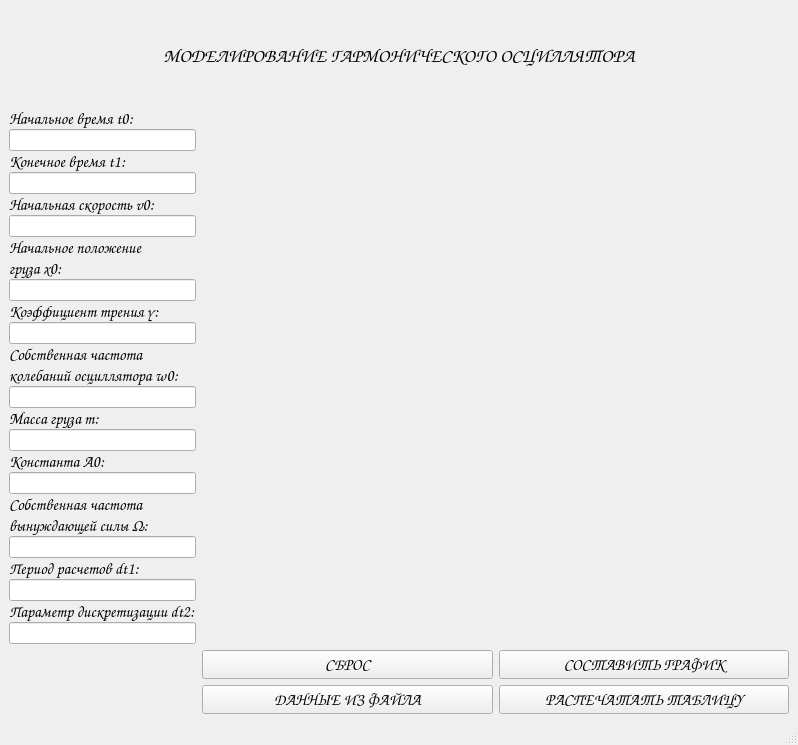
<?xml version="1.0" encoding="UTF-8"?>
<ui version="4.0">
 <class>MainWindow</class>
 <widget class="QMainWindow" name="MainWindow">
  <property name="geometry">
   <rect>
    <x>0</x>
    <y>0</y>
    <width>798</width>
    <height>745</height>
   </rect>
  </property>
  <property name="windowTitle">
   <string>MainWindow</string>
  </property>
  <widget class="QWidget" name="centralwidget">
   <layout class="QGridLayout" name="gridLayout" columnstretch="1,5">
    <item row="1" column="0">
     <layout class="QVBoxLayout" name="verticalLayout_input_fields">
      <property name="spacing">
       <number>0</number>
      </property>
      <item>
       <layout class="QVBoxLayout" name="verticalLayout_t0">
        <property name="spacing">
         <number>0</number>
        </property>
        <property name="sizeConstraint">
         <enum>QLayout::SetDefaultConstraint</enum>
        </property>
        <item>
         <widget class="QLabel" name="label_t0">
          <property name="sizePolicy">
           <sizepolicy hsizetype="Preferred" vsizetype="Maximum">
            <horstretch>0</horstretch>
            <verstretch>0</verstretch>
           </sizepolicy>
          </property>
          <property name="font">
           <font>
            <family>Comic Sans MS</family>
            <pointsize>12</pointsize>
           </font>
          </property>
          <property name="text">
           <string>Начальное время t0:</string>
          </property>
         </widget>
        </item>
        <item>
         <widget class="QLineEdit" name="lineEdit_t0"/>
        </item>
       </layout>
      </item>
      <item>
       <layout class="QVBoxLayout" name="verticalLayout_t1">
        <property name="spacing">
         <number>0</number>
        </property>
        <item>
         <widget class="QLabel" name="label_t1">
          <property name="sizePolicy">
           <sizepolicy hsizetype="Preferred" vsizetype="Maximum">
            <horstretch>0</horstretch>
            <verstretch>0</verstretch>
           </sizepolicy>
          </property>
          <property name="font">
           <font>
            <family>Comic Sans MS</family>
            <pointsize>12</pointsize>
           </font>
          </property>
          <property name="text">
           <string>Конечное время t1:</string>
          </property>
         </widget>
        </item>
        <item>
         <widget class="QLineEdit" name="lineEdit_t1"/>
        </item>
       </layout>
      </item>
      <item>
       <layout class="QVBoxLayout" name="verticalLayout_v0">
        <property name="spacing">
         <number>0</number>
        </property>
        <item>
         <widget class="QLabel" name="label_v0">
          <property name="sizePolicy">
           <sizepolicy hsizetype="Preferred" vsizetype="Maximum">
            <horstretch>0</horstretch>
            <verstretch>0</verstretch>
           </sizepolicy>
          </property>
          <property name="font">
           <font>
            <family>Comic Sans MS</family>
            <pointsize>12</pointsize>
           </font>
          </property>
          <property name="text">
           <string>Начальная скорость v0:</string>
          </property>
         </widget>
        </item>
        <item>
         <widget class="QLineEdit" name="lineEdit_v0"/>
        </item>
       </layout>
      </item>
      <item>
       <layout class="QVBoxLayout" name="verticalLayout_x0">
        <property name="spacing">
         <number>0</number>
        </property>
        <item>
         <widget class="QLabel" name="label_x0">
          <property name="sizePolicy">
           <sizepolicy hsizetype="Preferred" vsizetype="Maximum">
            <horstretch>0</horstretch>
            <verstretch>0</verstretch>
           </sizepolicy>
          </property>
          <property name="font">
           <font>
            <family>Comic Sans MS</family>
            <pointsize>12</pointsize>
           </font>
          </property>
          <property name="text">
           <string>Начальное положение</string>
          </property>
         </widget>
        </item>
        <item>
         <widget class="QLabel" name="label_x0_2">
          <property name="sizePolicy">
           <sizepolicy hsizetype="Preferred" vsizetype="Maximum">
            <horstretch>0</horstretch>
            <verstretch>0</verstretch>
           </sizepolicy>
          </property>
          <property name="font">
           <font>
            <family>Comic Sans MS</family>
            <pointsize>12</pointsize>
           </font>
          </property>
          <property name="text">
           <string>груза x0:</string>
          </property>
         </widget>
        </item>
        <item>
         <widget class="QLineEdit" name="lineEdit_x0"/>
        </item>
       </layout>
      </item>
      <item>
       <layout class="QVBoxLayout" name="verticalLayout_gamma">
        <property name="spacing">
         <number>0</number>
        </property>
        <item>
         <widget class="QLabel" name="label_gamma">
          <property name="sizePolicy">
           <sizepolicy hsizetype="Preferred" vsizetype="Maximum">
            <horstretch>0</horstretch>
            <verstretch>0</verstretch>
           </sizepolicy>
          </property>
          <property name="font">
           <font>
            <family>Comic Sans MS</family>
            <pointsize>12</pointsize>
           </font>
          </property>
          <property name="text">
           <string>Коэффициент трения γ:</string>
          </property>
         </widget>
        </item>
        <item>
         <widget class="QLineEdit" name="lineEdit_gamma"/>
        </item>
       </layout>
      </item>
      <item>
       <layout class="QVBoxLayout" name="verticalLayout_omega0">
        <property name="spacing">
         <number>0</number>
        </property>
        <item>
         <widget class="QLabel" name="label_omega0">
          <property name="sizePolicy">
           <sizepolicy hsizetype="Preferred" vsizetype="Maximum">
            <horstretch>0</horstretch>
            <verstretch>0</verstretch>
           </sizepolicy>
          </property>
          <property name="font">
           <font>
            <family>Comic Sans MS</family>
            <pointsize>12</pointsize>
           </font>
          </property>
          <property name="text">
           <string>Собственная частота</string>
          </property>
         </widget>
        </item>
        <item>
         <widget class="QLabel" name="label_omega0_2">
          <property name="sizePolicy">
           <sizepolicy hsizetype="Preferred" vsizetype="Maximum">
            <horstretch>0</horstretch>
            <verstretch>0</verstretch>
           </sizepolicy>
          </property>
          <property name="font">
           <font>
            <family>Comic Sans MS</family>
            <pointsize>12</pointsize>
           </font>
          </property>
          <property name="text">
           <string>колебаний осциллятора ω0:</string>
          </property>
         </widget>
        </item>
        <item>
         <widget class="QLineEdit" name="lineEdit_omega0"/>
        </item>
       </layout>
      </item>
      <item>
       <layout class="QVBoxLayout" name="verticalLayout_m">
        <item>
         <widget class="QLabel" name="label_m">
          <property name="sizePolicy">
           <sizepolicy hsizetype="Preferred" vsizetype="Maximum">
            <horstretch>0</horstretch>
            <verstretch>0</verstretch>
           </sizepolicy>
          </property>
          <property name="font">
           <font>
            <family>Comic Sans MS</family>
            <pointsize>12</pointsize>
           </font>
          </property>
          <property name="text">
           <string>Масса груза m:</string>
          </property>
         </widget>
        </item>
        <item>
         <widget class="QLineEdit" name="lineEdit_m"/>
        </item>
       </layout>
      </item>
      <item>
       <layout class="QVBoxLayout" name="verticalLayout_a0">
        <property name="spacing">
         <number>0</number>
        </property>
        <item>
         <widget class="QLabel" name="label_a0">
          <property name="sizePolicy">
           <sizepolicy hsizetype="Preferred" vsizetype="Maximum">
            <horstretch>0</horstretch>
            <verstretch>0</verstretch>
           </sizepolicy>
          </property>
          <property name="font">
           <font>
            <family>Comic Sans MS</family>
            <pointsize>12</pointsize>
           </font>
          </property>
          <property name="text">
           <string>Константа A0:</string>
          </property>
         </widget>
        </item>
        <item>
         <widget class="QLineEdit" name="lineEdit_a0"/>
        </item>
       </layout>
      </item>
      <item>
       <layout class="QVBoxLayout" name="verticalLayout_OMEGA">
        <property name="spacing">
         <number>0</number>
        </property>
        <item>
         <widget class="QLabel" name="label_OMEGA">
          <property name="sizePolicy">
           <sizepolicy hsizetype="Preferred" vsizetype="Maximum">
            <horstretch>0</horstretch>
            <verstretch>0</verstretch>
           </sizepolicy>
          </property>
          <property name="font">
           <font>
            <family>Comic Sans MS</family>
            <pointsize>12</pointsize>
           </font>
          </property>
          <property name="text">
           <string>Собственная частота</string>
          </property>
         </widget>
        </item>
        <item>
         <widget class="QLabel" name="label_OMEGA_2">
          <property name="sizePolicy">
           <sizepolicy hsizetype="Preferred" vsizetype="Maximum">
            <horstretch>0</horstretch>
            <verstretch>0</verstretch>
           </sizepolicy>
          </property>
          <property name="font">
           <font>
            <family>Comic Sans MS</family>
            <pointsize>12</pointsize>
           </font>
          </property>
          <property name="text">
           <string>вынуждающей силы Ω:</string>
          </property>
         </widget>
        </item>
        <item>
         <widget class="QLineEdit" name="lineEdit_OMEGA"/>
        </item>
       </layout>
      </item>
      <item>
       <layout class="QVBoxLayout" name="verticalLayout_dt1">
        <property name="spacing">
         <number>0</number>
        </property>
        <item>
         <widget class="QLabel" name="label_dt1">
          <property name="sizePolicy">
           <sizepolicy hsizetype="Preferred" vsizetype="Maximum">
            <horstretch>0</horstretch>
            <verstretch>0</verstretch>
           </sizepolicy>
          </property>
          <property name="font">
           <font>
            <family>Comic Sans MS</family>
            <pointsize>12</pointsize>
           </font>
          </property>
          <property name="text">
           <string>Период расчетов dt1:</string>
          </property>
         </widget>
        </item>
        <item>
         <widget class="QLineEdit" name="lineEdit_dt1"/>
        </item>
       </layout>
      </item>
      <item>
       <layout class="QVBoxLayout" name="verticalLayout_dt2">
        <property name="spacing">
         <number>0</number>
        </property>
        <item>
         <widget class="QLabel" name="label_dt2">
          <property name="sizePolicy">
           <sizepolicy hsizetype="Preferred" vsizetype="Maximum">
            <horstretch>0</horstretch>
            <verstretch>0</verstretch>
           </sizepolicy>
          </property>
          <property name="font">
           <font>
            <family>Comic Sans MS</family>
            <pointsize>12</pointsize>
           </font>
          </property>
          <property name="text">
           <string>Параметр дискретизации dt2:</string>
          </property>
         </widget>
        </item>
        <item>
         <widget class="QLineEdit" name="lineEdit_dt2"/>
        </item>
       </layout>
      </item>
     </layout>
    </item>
    <item row="0" column="0" colspan="2">
     <layout class="QVBoxLayout" name="verticalLayout_header">
      <property name="sizeConstraint">
       <enum>QLayout::SetFixedSize</enum>
      </property>
      <item>
       <widget class="QLabel" name="label_program_name">
        <property name="font">
         <font>
          <family>Comic Sans MS</family>
          <pointsize>14</pointsize>
          <weight>50</weight>
          <bold>false</bold>
         </font>
        </property>
        <property name="text">
         <string>МОДЕЛИРОВАНИЕ ГАРМОНИЧЕСКОГО ОСЦИЛЛЯТОРА</string>
        </property>
        <property name="alignment">
         <set>Qt::AlignCenter</set>
        </property>
       </widget>
      </item>
     </layout>
    </item>
    <item row="1" column="1">
     <layout class="QVBoxLayout" name="verticalLayout_graph">
      <item>
       <widget class="QLabel" name="label_graph">
        <property name="text">
         <string/>
        </property>
        <property name="alignment">
         <set>Qt::AlignCenter</set>
        </property>
       </widget>
      </item>
     </layout>
    </item>
    <item row="2" column="1">
     <layout class="QVBoxLayout" name="verticalLayout">
      <item>
       <layout class="QHBoxLayout" name="horizontalLayout_buttons" stretch="1,1">
        <item>
         <widget class="QPushButton" name="pushButton_reset">
          <property name="sizePolicy">
           <sizepolicy hsizetype="Minimum" vsizetype="Fixed">
            <horstretch>0</horstretch>
            <verstretch>0</verstretch>
           </sizepolicy>
          </property>
          <property name="font">
           <font>
            <family>Comic Sans MS</family>
            <pointsize>12</pointsize>
            <weight>50</weight>
            <bold>false</bold>
           </font>
          </property>
          <property name="text">
           <string>СБРОС</string>
          </property>
         </widget>
        </item>
        <item>
         <widget class="QPushButton" name="pushButton_graph">
          <property name="sizePolicy">
           <sizepolicy hsizetype="Minimum" vsizetype="Fixed">
            <horstretch>0</horstretch>
            <verstretch>0</verstretch>
           </sizepolicy>
          </property>
          <property name="font">
           <font>
            <family>Comic Sans MS</family>
            <pointsize>12</pointsize>
            <weight>50</weight>
            <bold>false</bold>
           </font>
          </property>
          <property name="text">
           <string>СОСТАВИТЬ ГРАФИК</string>
          </property>
         </widget>
        </item>
       </layout>
      </item>
      <item>
       <layout class="QHBoxLayout" name="horizontalLayout" stretch="1,1">
        <item>
         <widget class="QPushButton" name="pushButton_fileData">
          <property name="font">
           <font>
            <family>Comic Sans MS</family>
            <pointsize>12</pointsize>
           </font>
          </property>
          <property name="text">
           <string>ДАННЫЕ ИЗ ФАЙЛА</string>
          </property>
         </widget>
        </item>
        <item>
         <widget class="QPushButton" name="pushButton_print">
          <property name="sizePolicy">
           <sizepolicy hsizetype="Minimum" vsizetype="Fixed">
            <horstretch>0</horstretch>
            <verstretch>0</verstretch>
           </sizepolicy>
          </property>
          <property name="font">
           <font>
            <family>Comic Sans MS</family>
            <pointsize>12</pointsize>
           </font>
          </property>
          <property name="text">
           <string>РАСПЕЧАТАТЬ ТАБЛИЦУ</string>
          </property>
         </widget>
        </item>
       </layout>
      </item>
     </layout>
    </item>
    <item row="2" column="0">
     <spacer name="horizontalSpacer">
      <property name="orientation">
       <enum>Qt::Horizontal</enum>
      </property>
      <property name="sizeHint" stdset="0">
       <size>
        <width>40</width>
        <height>20</height>
       </size>
      </property>
     </spacer>
    </item>
   </layout>
  </widget>
  <widget class="QMenuBar" name="menubar">
   <property name="geometry">
    <rect>
     <x>0</x>
     <y>0</y>
     <width>798</width>
     <height>21</height>
    </rect>
   </property>
  </widget>
  <widget class="QStatusBar" name="statusbar"/>
 </widget>
 <resources/>
 <connections/>
</ui>
